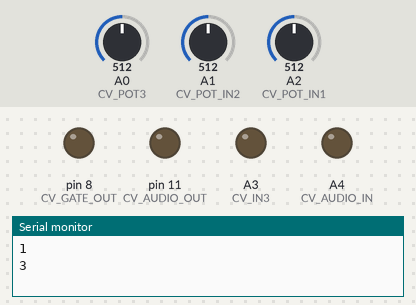
A sketch run on a simulated Arduino Uno, built with avr-gcc and run on an emulated ATmega328P. Parts: output pins drawn as LEDs (lit = HIGH), the last lines printed to the serial monitor. The inputs (shaded band) are chosen by the test bench; at power-on: A0 (CV_POT3) = 512, A2 (CV_POT_IN1) = 512, A1 (CV_POT_IN2) = 512.

Above: at 1.2 s.
1.3 s: A0 (CV_POT3) set to 716
At 1.32 s:
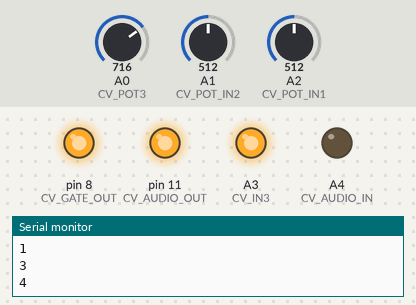
2.8 s: A2 (CV_POT_IN1) set to 306
At 2.81 s:
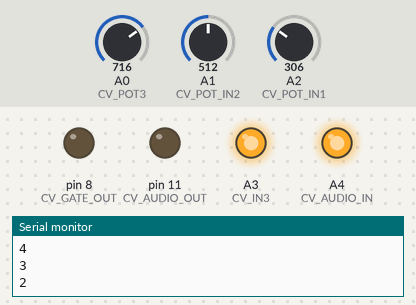
4.3 s: A1 (CV_POT_IN2) set to 122
At 4.32 s:
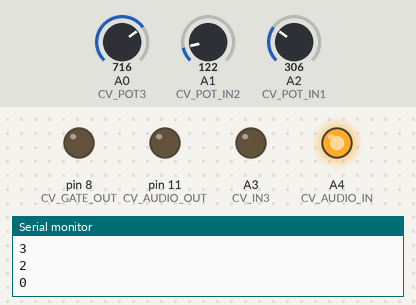
5.8 s: A0 (CV_POT3) set to 900
At 5.82 s:
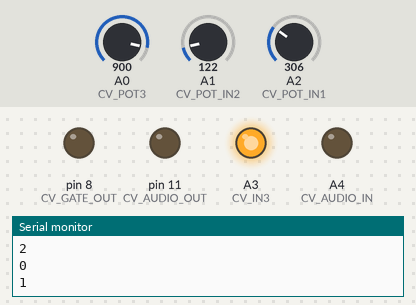
7.3 s: A2 (CV_POT_IN1) set to 716
At 7.31 s:
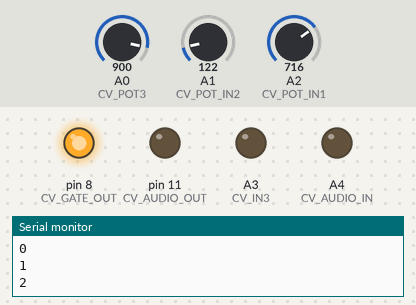
8.8 s: A1 (CV_POT_IN2) set to 511
At 8.82 s:
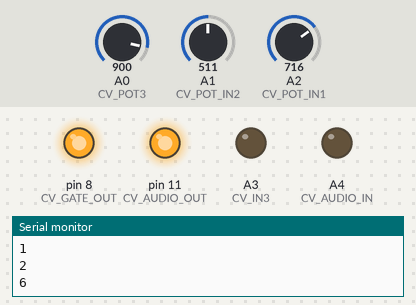
Timing chart, 0 to 11.3 s (numbered marks = the images above; inputs shaded):
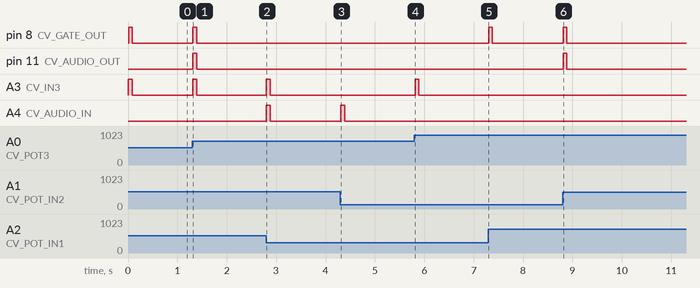

The sketch:

pattern.ino
```cpp
// (licence header left out)
/// PATTERN
///
/// Pattern produces various 4-output digital patterns based on an analog value.
/// Pattern is meant to run on the AE Modular GRAINS, but it could be adapted to
/// any Arduino.
///
/// SET GRAINS TO GRAINS MODE.  (If you want MOZZI mode, change CV_AUDIO_OUT to 9)
///
/// Pattern takes an analog input and outputs four digital outputs which are high
/// or low depending on the value of the input.  It does not output clocked triggers:
/// perhaps we might do something like that in another program.
///
/// CONFIGURATION
///
/// IN 1                Input CV                Clock/Advance
/// IN 2            [Unused]
/// IN 3            Output 3
/// AUDIO IN (A)    Output 4
/// AUDIO OUT       Output 1
/// DIGITAL OUT (D) Output 2
///
/// POT 1           [Unused, Keep High]
///
/// POT 2           Style + Zero?
///
/// POT 3           Complexity and Gate/Trigger.
///                 Left to right: Complexity 1, 2, 3 as gates,
///                 then Complexity 1, 2, 3 as triggers
///
///
/// WHAT IS A PATTERN?
///
/// A pattern is a sequence of 4-tuples.  For example, 0100, 1100, 1111, 0010, 0101 is a pattern.
/// A 4-tuple contains four ones or zeros, one for each output.  For each 4-tuple, the outputs
/// in the order 4321.  For example, 0101 means that outputs 1 and 3 are ON and outputs 2 and 4 are OFF.
///
/// At any particular time, PATTERNS is outputting ONE 4-tuple in a pattern.  As you change
/// the input value, PATTERNS outputs the pattern in the sequence corresponding to the position
/// of the input.  So if, for example, you turned the knob fully from one end to the other, PATTERNS
/// would sweep through all the 4-tuples in the sequence in order.
///
///
/// GATES AND TRIGGERS
///
/// PATTERNS can output 4-tuples as GATES or as TRIGGERS.  As GATES, it's simply turning on
/// the outputs which have 1s in the 4-tuple, and turning off the outputs that have 0s.  As TRIGGERS,
/// it's pulsing a trigger for the outputs which have 1s in the 4-tuple.  Triggers are pulsed
/// as soon as the 4-tuple is selected by your input.
///
///
/// STYLES AND COMPLEXITY
///
/// PATTERNS has 21 patterns to choose from.  Patterns come in 7 STYLES, and within each style,
/// there are three patterns of varying COMPLEXITY.
///
/// There are SEVEN styles:
///
/// MOVEMENT: a Single 1 passes from start to finish
/// MOVEMENT WITH ZERO: Same as MOVEMENT, but at the beginning, nothing is on at all
/// MOVEMENT WITH TWO ZEROS: Same as MOVEMENT, but at the beginning AND the end, nothing is on at all
/// WIDE MOVEMENT: Same as MOVEMENT WITH TWO ZEROS, but TWO, THREE, or FOUR ones pass from start to finish
/// ALTERNATIVE MOVEMENT: Various alternative styles
/// BAR GRAPH: Gradually more and more outputs output a 1
/// BINARY: The outputs follow the pattern of binary numerals
///
/// Each style has THREE levels of complexity.  In many cases the complexity indicates how many
/// outputs are involved in the pattern (2, 3, or 4).  For WIDE MOVEMENT WITH TWO ZEROS and for
/// ALTERNATIVE MOVEMENT the complexity indicates other things.
///
/// Here are the seven styles and three complexity levels, and the resulting patterns.
///
///
/// DELETE
///     MOVEMENT
///             2               0001 0010
///             3               0001 0010 0100
///             4               0001 0010 0100 1000
///     MOVEMENT WITH ZERO
///             2               0000 0001 0010
///             3               0000 0001 0010 0100
///             4               0000 0001 0010 0100 1000
/// DELETE
///     MOVEMENT WITH TWO ZEROS
///             2               0000 0001 0010 0000
///             3               0000 0001 0010 0100 0000
///             4               0000 0001 0010 0100 1000 0000
///     WIDE MOVEMENT
///             2               0000 0001 0011 0110 1100 1000 0000
///             3               0000 0001 0011 0111 1110 1100 1000 0000
///             4               0000 0001 0011 0111 1111 1110 1100 1000 0000
///     ALTERNATIVE MOVEMENT
///             Triple  0011 0110 1100
///             Jump    0011 1111 1100
///             Aliased 0000 0001 0011 0010 0110 0100 1100 1000 0000
///     BAR GRAPH
///             2               0000 0001 0011
///             3               0000 0001 0011 0111
///             4               0000 0001 0011 0111 1111
///     BINARY
///             2               0000 0001 0010 0011
///             3               0000 0001 0010 0011 0100 0101 0110 0111
///             4               0000 0001 0010 0011 0100 0101 0110 0111 1000 1001 1010 1011 1100 1101 1110 1111
///
///
/// USING DRUMKIT010
///
/// Be sure to set DrumKit1010's TRIG MODE switch to "D" (Digital), so it properly
/// responds to triggers.
///
/// GRAINS BUG
/// There is a bug in GRAINS that affects Pots (Dials) 1 and 2.  If you set the switch to "Man",
/// then the range of the Pot is correct.  But if you set the switch to "In 1" (or "In 2"),
/// then the range of the Dial is maximum (1.0 probability for our purposes) at about the
/// 2 o'clock position on the Dial.  Beyond that it stays at 1.0.


#define NUM_STYLES 7
#define NUM_COMPLEXITIES 3
#define MAXIMUM_LENGTH 16
#define PATTERN_LENGTH 4

uint8_t patternLengths[NUM_STYLES][NUM_COMPLEXITIES] =
    {
    {2, 3, 4},
    {3, 4, 5},
    {4, 5, 6},
    {7, 8, 9},
    {3, 3, 9},
    {3, 4, 5},
    {4, 8, 16}
    };


uint8_t patterns[NUM_STYLES][NUM_COMPLEXITIES][MAXIMUM_LENGTH][PATTERN_LENGTH] =
    {
    // MOVEMENT
        {
        {{0, 0, 0, 1}, {0, 0, 1, 0}},
        {{0, 0, 0, 1}, {0, 0, 1, 0}, {0, 1, 0, 0}},
        {{0, 0, 0, 1}, {0, 0, 1, 0}, {0, 1, 0, 0}, {1, 0, 0, 0}},
        },
    // MOVEMENT WITH ZERO
        {
        {{0, 0, 0, 0}, {0, 0, 0, 1}, {0, 0, 1, 0} },
        {{0, 0, 0, 0}, {0, 0, 0, 1}, {0, 0, 1, 0}, {0, 1, 0, 0} },
        {{0, 0, 0, 0}, {0, 0, 0, 1}, {0, 0, 1, 0}, {0, 1, 0, 0}, {1, 0, 0, 0} },
        },
    // MOVEMENT WITH TWO ZEROS
        {
        {{0, 0, 0, 0}, {0, 0, 0, 1}, {0, 0, 1, 0}, {0, 0, 0, 0}},
        {{0, 0, 0, 0}, {0, 0, 0, 1}, {0, 0, 1, 0}, {0, 1, 0, 0}, {0, 0, 0, 0}},
        {{0, 0, 0, 0}, {0, 0, 0, 1}, {0, 0, 1, 0}, {0, 1, 0, 0}, {1, 0, 0, 0}, {0, 0, 0, 0}},
        },
    // WIDE MOVEMENT WITH TWO ZEROS
        {
        {{0, 0, 0, 0}, {0, 0, 0, 1}, {0, 0, 1, 1}, {0, 1, 1, 0}, {1, 1, 0, 0}, {1, 0, 0, 0}, {0, 0, 0, 0}},
        {{0, 0, 0, 0}, {0, 0, 0, 1}, {0, 0, 1, 1}, {0, 1, 1, 1}, {1, 1, 1, 0}, {1, 1, 0, 0}, {1, 0, 0, 0}, {0, 0, 0, 0}},
        {{0, 0, 0, 0}, {0, 0, 0, 1}, {0, 0, 1, 1}, {0, 1, 1, 1}, {1, 1, 1, 1}, {1, 1, 1, 0}, {1, 1, 0, 0}, {1, 0, 0, 0}, {0, 0, 0, 0}},
        },
    // ALTERNATIVE MOVEMENT
        {
        {{0, 0, 1, 1}, {0, 1, 1, 0}, {1, 1, 0, 0}},
        {{0, 0, 1, 1}, {1, 1, 1, 1}, {1, 1, 0, 0}},
        {{0, 0, 0, 0}, {0, 0, 0, 1}, {0, 0, 1, 1}, {0, 1, 1, 1}, {0, 1, 1, 0}, {1, 1, 1, 0}, {1, 1, 0, 0}, {1, 0, 0, 0}, {0, 0, 0, 0}},
        },
    // BAR GRAPH
        {
        {{0, 0, 0, 0}, {0, 0, 0, 1}, {0, 0, 1, 1}},
        {{0, 0, 0, 0}, {0, 0, 0, 1}, {0, 0, 1, 1}, {0, 1, 1, 1}},
        {{0, 0, 0, 0}, {0, 0, 0, 1}, {0, 0, 1, 1}, {0, 1, 1, 1}, {1, 1, 1, 1}},
        },
    // BINARY
        {
        {{0, 0, 0, 0}, {0, 0, 0, 1}, {0, 0, 1, 0}, {0, 0, 1, 1}},
        {{0, 0, 0, 0}, {0, 0, 0, 1}, {0, 0, 1, 0}, {0, 0, 1, 1}, {0, 1, 0, 0}, {0, 1, 0, 1}, {0, 1, 1, 0}, {0, 1, 1, 1}},
        {{0, 0, 0, 0}, {0, 0, 0, 1}, {0, 0, 1, 0}, {0, 0, 1, 1}, {0, 1, 0, 0}, {0, 1, 0, 1}, {0, 1, 1, 0}, {0, 1, 1, 1}, {1, 0, 0, 0}, {1, 0, 0, 1}, {1, 0, 1, 0}, {1, 0, 1, 1}, {1, 1, 0, 0}, {1, 1, 0, 1}, {1, 1, 1, 0}, {1, 1, 1, 1}},
        }
    };


////////// PINOUTS

#define CV_POT_IN1    A2    // Input
#define CV_POT_IN2    A1    // Style
#define CV_POT3       A0    // Complexity
#define CV_IN3        A3    // Output 3
#define CV_AUDIO_IN   A4    // Output 4
#define CV_AUDIO_OUT  11    // Output 1
#define CV_GATE_OUT   8     // Output 2

#define NUM_STYLES 7
#define NUM_COMPLEXITIES 3
#define OPTION_WAIT 16
#define TRIGGER_WIDTH 100

int8_t lastVal = -1;
int16_t input = -1;
uint8_t style = 0;
uint8_t complexity = 0;
int8_t styleCounter = -1;
int8_t complexityCounter = -1;
int8_t valueCounter = -1;
int8_t triggerCounter = -1;

#define MEDIAN_OF_THREE(a,b,c) (((a) <= (b)) ? (((b) <= (c)) ? (b) : (((a) < (c)) ? (c) : (a))) : (((a) <= (c)) ? (a) : (((b) < (c)) ? (c) : (b))))

// From https://stackoverflow.com/questions/480960/how-do-i-calculate-the-median-of-five-in-c
static double medianOfFive(double a, double b, double c, double d, double e)
    {
    return b < a ? d < c ? b < d ? a < e ? a < d ? e < d ? e : d
        : c < a ? c : a
        : e < d ? a < d ? a : d
        : c < e ? c : e
        : c < e ? b < c ? a < c ? a : c
        : e < b ? e : b
        : b < e ? a < e ? a : e
        : c < b ? c : b
        : b < c ? a < e ? a < c ? e < c ? e : c
        : d < a ? d : a
        : e < c ? a < c ? a : c
        : d < e ? d : e
        : d < e ? b < d ? a < d ? a : d
        : e < b ? e : b
        : b < e ? a < e ? a : e
        : d < b ? d : b
        : d < c ? a < d ? b < e ? b < d ? e < d ? e : d
        : c < b ? c : b
        : e < d ? b < d ? b : d
        : c < e ? c : e
        : c < e ? a < c ? b < c ? b : c
        : e < a ? e : a
        : a < e ? b < e ? b : e
        : c < a ? c : a
        : a < c ? b < e ? b < c ? e < c ? e : c
        : d < b ? d : b
        : e < c ? b < c ? b : c
        : d < e ? d : e
        : d < e ? a < d ? b < d ? b : d
        : e < a ? e : a
        : a < e ? b < e ? b : e
        : d < a ? d : a;
    }

void setup()
    {
    pinMode(CV_IN3, OUTPUT);
    pinMode(CV_AUDIO_IN, OUTPUT);
    pinMode(CV_AUDIO_OUT, OUTPUT);
    pinMode(CV_GATE_OUT, OUTPUT);
    Serial.begin(115200);
    }

void sendTriggers()             // FIXME broke these out in case we want to do a clock later...
    {
    digitalWrite(CV_AUDIO_OUT, patterns[style][complexity - 3][lastVal][0]);
    digitalWrite(CV_GATE_OUT, patterns[style][complexity - 3][lastVal][1]);
    digitalWrite(CV_IN3, patterns[style][complexity - 3][lastVal][2]);
    digitalWrite(CV_AUDIO_IN, patterns[style][complexity - 3][lastVal][3]);
    triggerCounter = TRIGGER_WIDTH;
    }

int16_t ins[5];

void loop()
    {
    // reset triggers
    if (triggerCounter == 0)
        {
        digitalWrite(CV_AUDIO_OUT, 0);
        digitalWrite(CV_GATE_OUT, 0);
        digitalWrite(CV_IN3, 0);
        digitalWrite(CV_AUDIO_IN, 0);
        }

    if (triggerCounter >= 0)
        {
        triggerCounter--;
        }

    // smoothed input
    analogRead(CV_POT_IN1);   // throwaway
    int16_t in0 = analogRead(CV_POT_IN1);
    int16_t in1 = analogRead(CV_POT_IN1);
    int16_t in2 = analogRead(CV_POT_IN1);
    int16_t in3 = analogRead(CV_POT_IN1);
    int16_t in = (in0 + in1 + in2 + in3) >> 2;

    ins[0] = ins[1];
    ins[1] = ins[2];
    ins[2] = ins[3];
    ins[3] = ins[4];
    ins[4] = in;

    //in = MEDIAN_OF_THREE(ins[2],ins[3],ins[4]);
    if (abs(in - input) > 32)
        //{Serial.print(in); Serial.print(" -> " ); Serial.println(input);
        input = in;
    //}

    uint8_t opt = (uint8_t)((analogRead(CV_POT_IN2) * NUM_STYLES) >> 10);
    if (opt != style)
        {
        if (styleCounter < 0) styleCounter = OPTION_WAIT;
        else if (styleCounter == 0) { style = opt; styleCounter = -1; }
        else styleCounter--;
        }
    else styleCounter = -1;

    opt = (uint8_t)((analogRead(CV_POT3) * NUM_COMPLEXITIES * 2) >> 10);
    if (opt != complexity)
        {
        if (complexityCounter < 0) complexityCounter = OPTION_WAIT;
        else if (complexityCounter == 0) { complexity = opt; complexityCounter = -1; }
        else complexityCounter--;
        }
    else complexityCounter = -1;

    uint8_t val = (uint8_t)((input * patternLengths[style][complexity > 2 ? complexity - 3 : complexity]) >> 10);
    if (lastVal != val)
        {
        Serial.println(val);
        lastVal = val;
        if (complexity >= 3) // trigger
            {
            sendTriggers();
            }
        else
            {
            digitalWrite(CV_AUDIO_OUT, patterns[style][complexity][val][0]);
            digitalWrite(CV_GATE_OUT, patterns[style][complexity][val][1]);
            digitalWrite(CV_IN3, patterns[style][complexity][val][2]);
            digitalWrite(CV_AUDIO_IN, patterns[style][complexity][val][3]);
            }
        }
    }
```

Measured:
- after the input at 1.3 s, pin 8 (CV_GATE_OUT), pin 11 (CV_AUDIO_OUT), A3 (CV_IN3): LOW → HIGH at once, → LOW 0.08 s later
- after the input at 2.8 s, A3 (CV_IN3), A4 (CV_AUDIO_IN): LOW → HIGH at once, → LOW 0.08 s later
- after the input at 4.3 s, A4 (CV_AUDIO_IN): LOW → HIGH at once, → LOW 0.08 s later
- after the input at 5.8 s, A3 (CV_IN3): LOW → HIGH at once, → LOW 0.08 s later
- after the input at 7.3 s, pin 8 (CV_GATE_OUT): LOW → HIGH at once, → LOW 0.08 s later
- after the input at 8.8 s, pin 8 (CV_GATE_OUT), pin 11 (CV_AUDIO_OUT): LOW → HIGH at once, → LOW 0.08 s later
